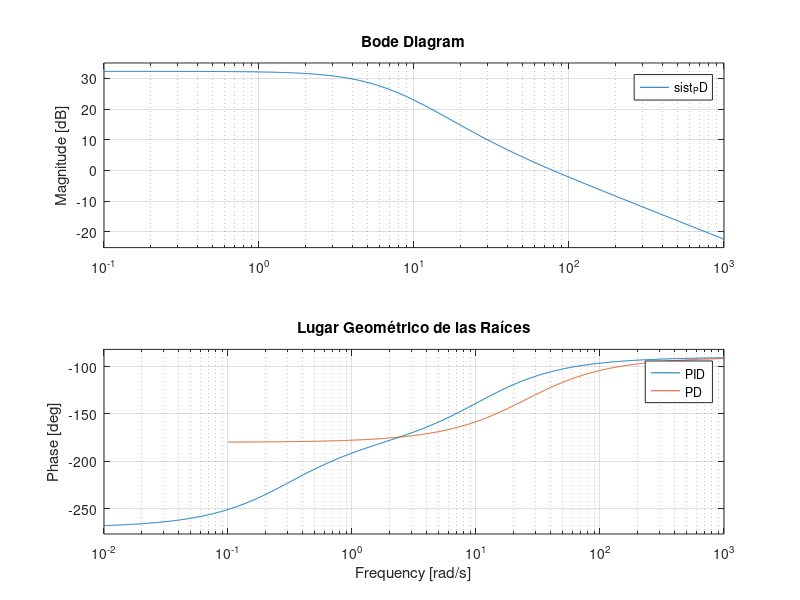

This chart was generated by the following MATLAB code:
planta = tf(-1,[0.029 0 -1.3381]);
PID = pid(-53.67,-15.657,-4.8635);
PD = pid(-55,0,-2.2);
sist_PID = series(PID, planta);
sist_PD = series(PD, planta);

% Graficar el Lugar Geométrico de las Raíces
figure;
bode(sist_PID);
hold on;
bode(sist_PD);

% Añadir título y etiquetas
title('Lugar Geométrico de las Raíces');
grid on;
legend("PID","PD")
hold off;
